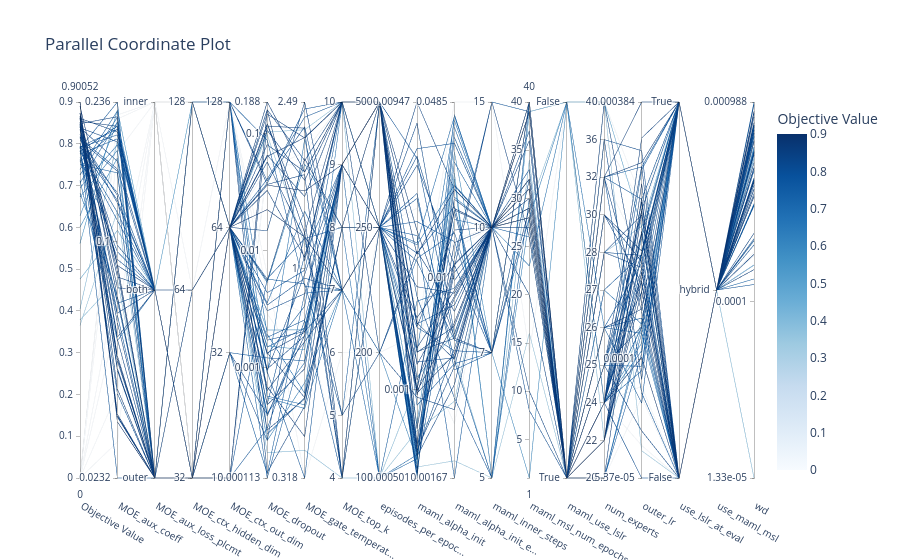

The notebook cell this image was saved under:
### Code cell
# 3. Parallel Coordinate Plot (Visualizes high-dimensional relationships)
fig_parallel = plot_parallel_coordinate(study)
fig_parallel.show()
